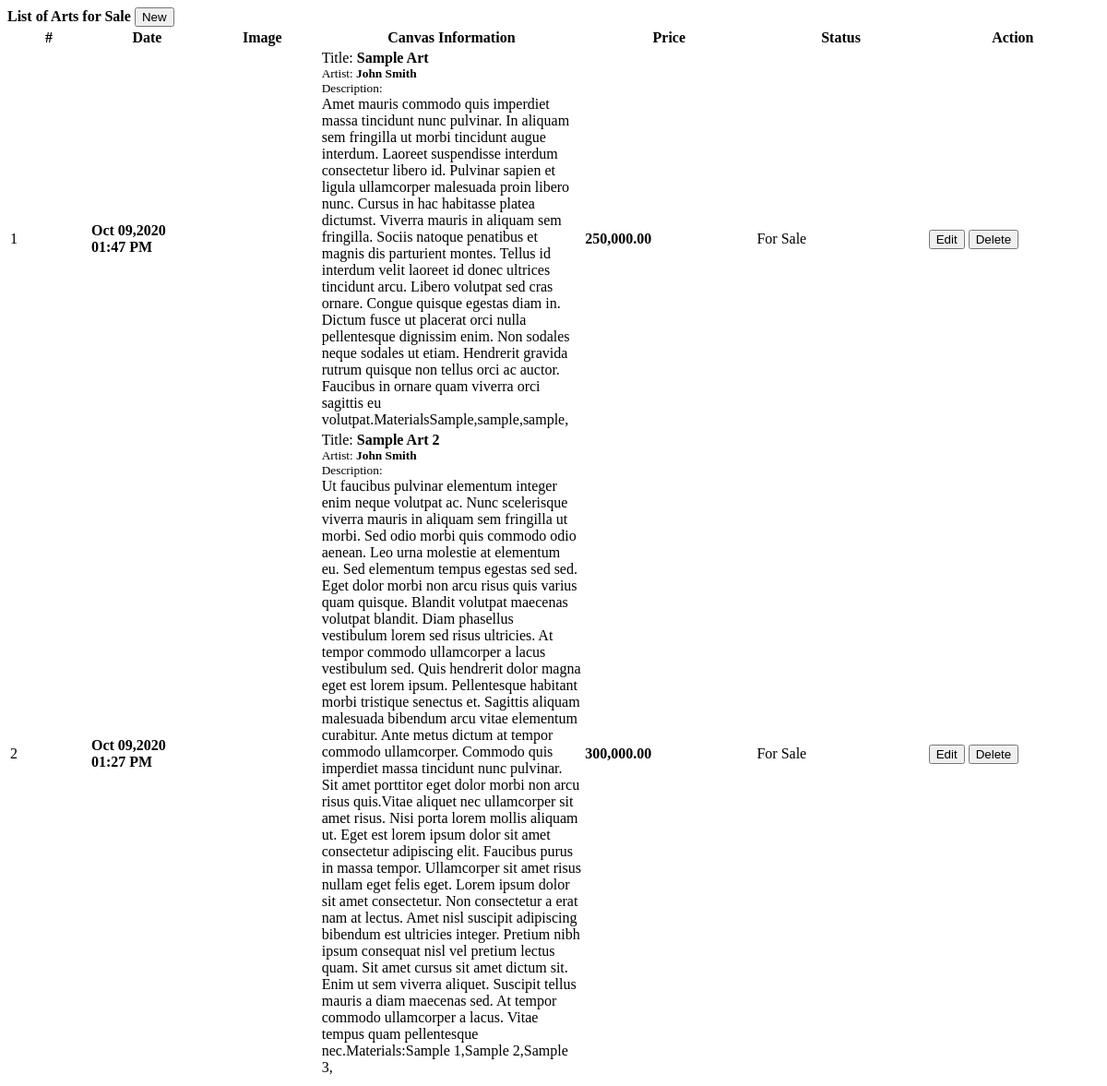
The page /admin/art_fs.php on the database its author committed.
### tables this page shows
CREATE TABLE `arts_fs` (
  `id` int(30) NOT NULL,
  `art_id` text NOT NULL,
  `price` float NOT NULL,
  `status` tinyint(1) NOT NULL DEFAULT 0 COMMENT '0=onhand,1= sold',
  `date_created` datetime NOT NULL DEFAULT current_timestamp()
);

CREATE TABLE `arts` (
  `id` int(30) NOT NULL,
  `artist_id` int(30) NOT NULL,
  `art_title` text NOT NULL,
  `art_description` text NOT NULL,
  `status` tinyint(1) DEFAULT 0 COMMENT '0=unpublished,1=published'
);

CREATE TABLE `users` (
  `id` int(30) NOT NULL,
  `name` text NOT NULL,
  `address` text NOT NULL,
  `contact` varchar(50) NOT NULL,
  `user_type` tinyint(1) NOT NULL DEFAULT 3 COMMENT '1 = admin, 2= artist,3= customers',
  `username` text NOT NULL,
  `password` text NOT NULL
);

### admin/art_fs.php (the view, shortened to what this page needs)
<?php include('db_connect.php');?>
<div class="container-fluid">
	<div class="col-lg-12">
		<div class="row">
			<div class="col-md-12">
				<div class="card">
					<div class="card-header">
						<b>List of Arts for Sale</b>
						<span class="">
							<button class="btn btn-primary btn-block btn-sm col-sm-2 float-right" type="button" id="new_art_fs">
					<i class="fa fa-plus"></i> New</button>
				</span>
					</div>
					<div class="card-body">
						<table class="table table-bordered table-condensed table-hover">
							<colgroup>
								<col width="7%">
								<col width="10%">
								<col width="10%">
								<col width="23%">
								<col width="15%">
								<col width="15%">
								<col width="15%">
							</colgroup>
							<thead>
								<tr>
									<th class="text-center">#</th>
									<th class="">Date</th>
									<th class="">Image</th>
									<th class="">Canvas Information</th>
									<th class="">Price</th>
									<th class="">Status</th>
									<th class="text-center">Action</th>
								</tr>
							</thead>
							<tbody>
								<?php
								$i = 1;
								$fs = $conn->query("SELECT fs.*,a.art_title,a.art_description,u.name as aname,u.id as artist_id from arts_fs fs inner join arts a on a.id = fs.art_id inner join users u on u.id = a.artist_id order by unix_timestamp(fs.date_created) desc ");
								while($row=$fs->fetch_assoc()):
									$trans = get_html_translation_table(HTML_ENTITIES,ENT_QUOTES);
									unset($trans["\""], $trans["<"], $trans[">"], $trans["<h2"]);
									$desc = strtr(html_entity_decode($row['art_description']),$trans);
									$desc=str_replace(array("<li>","</li>"), array("",","), $desc);
								?>
								<tr>
									<td class="text-center"><?php echo $i++ ?></td>
									<td class="">
										 <p> <b><?php echo date("M d,Y h:i A",strtotime($row['date_created'])) ?></b></p>
									</td>
									<td class="">
									</td>
									<td class="">
										 <p>Title: <b><?php echo ucwords($row['art_title']) ?></b></p>
										 <p><small>Artist: <b><?php echo ucwords($row['aname']) ?></b></small></p>
										 <p><small>Description:</small></p>
										 <p class="truncate"><?php echo strip_tags($desc) ?></p>
									</td>
									<td class="text-right">
										 <p> <b><?php echo number_format($row['price'],2) ?></b></p>
									</td>
									<td class="text-center">
										 <?php if($row['status'] == 1): ?>
										 	<span class="badge badge-success">Sold</span>
										 <?php else: ?>
										 	<span class="badge badge-secondary">For Sale</span>
										 <?php endif; ?>
									</td>
									<td class="text-center">
										<button class="btn btn-sm btn-outline-primary edit_art_fs" type="button" data-id="<?php echo $row['id'] ?>" >Edit</button>
										<button class="btn btn-sm btn-outline-danger delete_art_fs" type="button" data-id="<?php echo $row['id'] ?>">Delete</button>
									</td>
								</tr>
								<?php endwhile; ?>
							</tbody>
						</table>
					</div>
				</div>
			</div>
		</div>
	</div>
</div>

### admin/art_fs.php (style rules this page uses)
td { vertical-align: middle !important; }
td p { margin: unset }

### rows shown on the page
arts_fs: date_created "Oct 09,2020 01:47 PM", art.art_title "Sample Art", users.name "John Smith", art.art_description "Amet mauris commodo quis imperdiet massa tincidunt nunc pulvinar. In aliquam sem fringilla ut morbi tincidunt augue interdum. Laoreet suspendisse interdum consectetur libero id. Pulvinar sapien et ligula ullamcorper malesuada proin libero nunc. Cursus in hac habitasse platea dictumst. Viverra mauris in aliquam sem fringilla. Sociis natoque penatibus et magnis dis parturient montes. Tellus id interdum velit laoreet id donec ultrices tincidunt arcu. Libero volutpat sed cras ornare. Congue quisque egestas diam in. Dictum fusce ut placerat orci nulla pellentesque dignissim enim. Non sodales neque sodales ut etiam. Hendrerit gravida rutrum quisque non tellus orci ac auctor. Faucibus in ornare…", price "250,000.00", status "For Sale"
arts_fs: date_created "Oct 09,2020 01:27 PM", art.art_title "Sample Art 2", users.name "John Smith", art.art_description "Ut faucibus pulvinar elementum integer enim neque volutpat ac. Nunc scelerisque viverra mauris in aliquam sem fringilla ut morbi. Sed odio morbi quis commodo odio aenean. Leo urna molestie at elementum eu. Sed elementum tempus egestas sed sed. Eget dolor morbi non arcu risus quis varius quam quisque. Blandit volutpat maecenas volutpat blandit. Diam phasellus vestibulum lorem sed risus ultricies. At tempor commodo ullamcorper a lacus vestibulum sed. Quis hendrerit dolor magna eget est lorem ipsum. Pellentesque habitant morbi tristique senectus et. Sagittis aliquam malesuada bibendum arcu vitae elementum curabitur. Ante metus dictum at tempor commodo ullamcorper. Commodo quis imperdiet massa…", price "300,000.00", status "For Sale"
